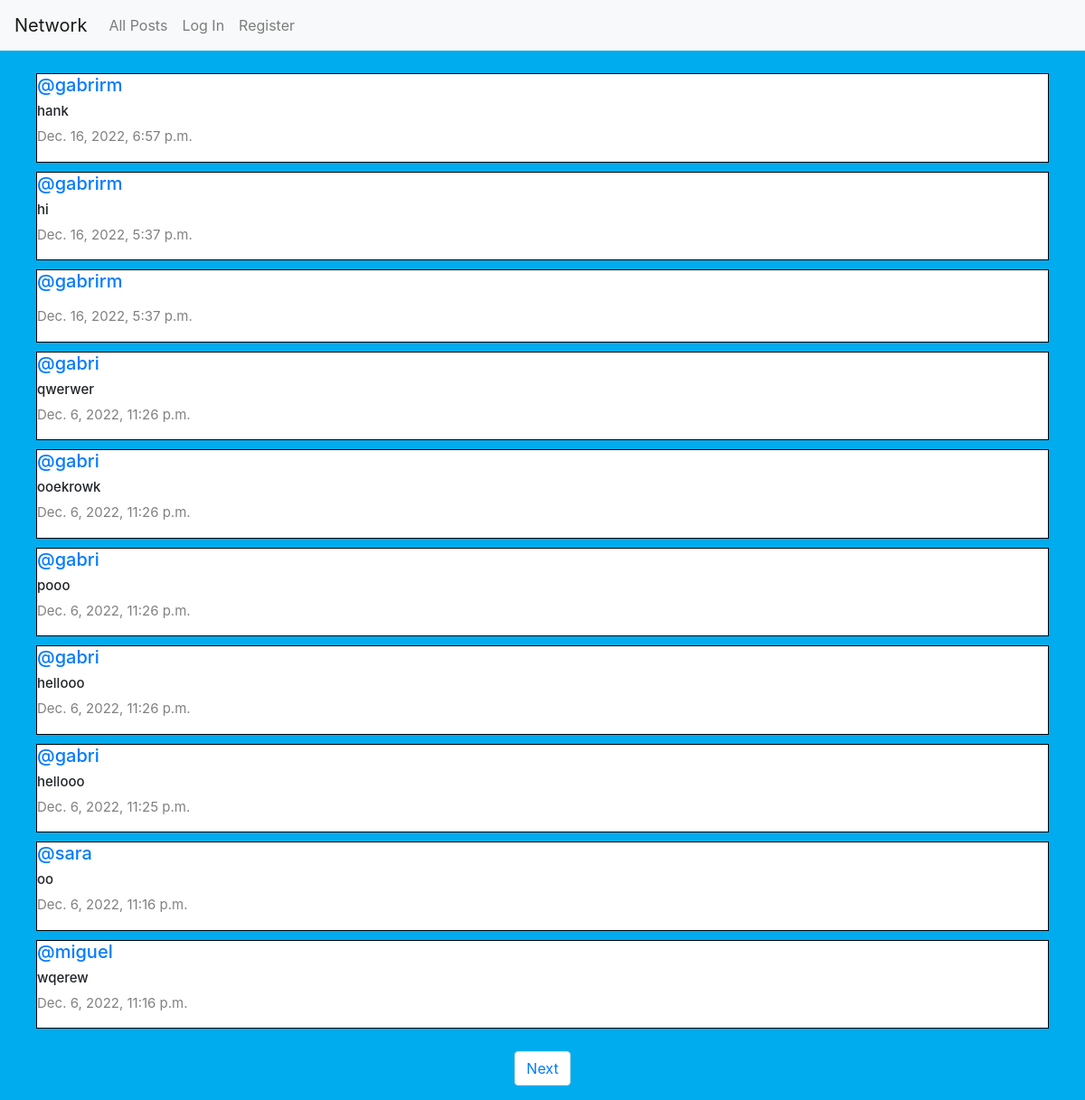
The page / on the database its author committed.
### network/models.py (models this page shows, shortened)
class Post(models.Model):
    content = models.CharField(max_length=140)
    user = models.ForeignKey(User, on_delete=models.CASCADE, related_name="author")
    date = models.DateTimeField(auto_now_add=True)

class User(AbstractUser):
    pass

### network/views.py (the view)
# urls.py: path("", views.index, name="index"),
def index(request):
    all_posts = Post.objects.all().order_by("id").reverse()
    paginator = Paginator(all_posts, 10)
    page_number = request.GET.get('page')
    posts_of_the_page = paginator.get_page(page_number)
    all_likes = Like.objects.all()
    who_you_liked = []
    try:
        for like in all_likes:
            if like.user.id == request.user.id:
                who_you_liked.append(like.post.id)
    except:
        who_you_liked = []
    return render(request, "network/index.html", {
        "all_posts": all_posts,
        "posts_of_the_page": posts_of_the_page,
        "who_you_liked": who_you_liked
    })

### network/templates/network/index.html (shortened to what this page needs)
{% extends "network/layout.html" %}
{% load static %}
{% block body %}
    <div id="all_posts" >
        {% for post in posts_of_the_page %}
            <div id="row_post">
               <h5 class="username"><a href="{% url 'profile' user_id=post.user.id %}">@{{ post.user }}</a></h5>
               <h6 class="content" id="content_{{ post.id }}">{{ post.content }}</h6>
                <p class="date">{{ post.date }}</p>
            </div>
        {% endfor %}
    </div>
    <nav aria-label="Page navigation example">
        <ul class="pagination d-flex justify-content-center">
            {% if posts_of_the_page.has_next %}
                <li class="page-item"><a class="page-link" href="?page={{ posts_of_the_page.next_page_number }}">Next</a></li>
            {% endif %}
        </ul>
    </nav>
{% endblock %}

### network/static/network/styles.css (style rules this page uses)
#all_posts { display: flex; justify-content: flex-start; flex-direction: column; margin: 20px; }
#row_post { border: 1.5px solid rgb(0, 0, 0); display: flex; justify-content: center; flex-direction: column; box-sizing: border-box; margin: 5px 20px; background-color: #ffffff; }
.content { font-size: 15px; }
.date { color: gray; font-size: 15px; }
body { background-color: #00acee; }

### rows shown on the page
Post: user "gabrirm", content "hank", date "Dec. 16, 2022, 6:57 p.m."
Post: user "gabrirm", content "hi", date "Dec. 16, 2022, 5:37 p.m."
Post: user "gabrirm", date "Dec. 16, 2022, 5:37 p.m."
Post: user "gabri", content "qwerwer", date "Dec. 6, 2022, 11:26 p.m."
Post: user "gabri", content "ooekrowk", date "Dec. 6, 2022, 11:26 p.m."
Post: user "gabri", content "pooo", date "Dec. 6, 2022, 11:26 p.m."
Post: user "gabri", content "hellooo", date "Dec. 6, 2022, 11:26 p.m."
Post: user "gabri", content "hellooo", date "Dec. 6, 2022, 11:25 p.m."
Post: user "sara", content "oo", date "Dec. 6, 2022, 11:16 p.m."
Post: user "miguel", content "wqerew", date "Dec. 6, 2022, 11:16 p.m."
